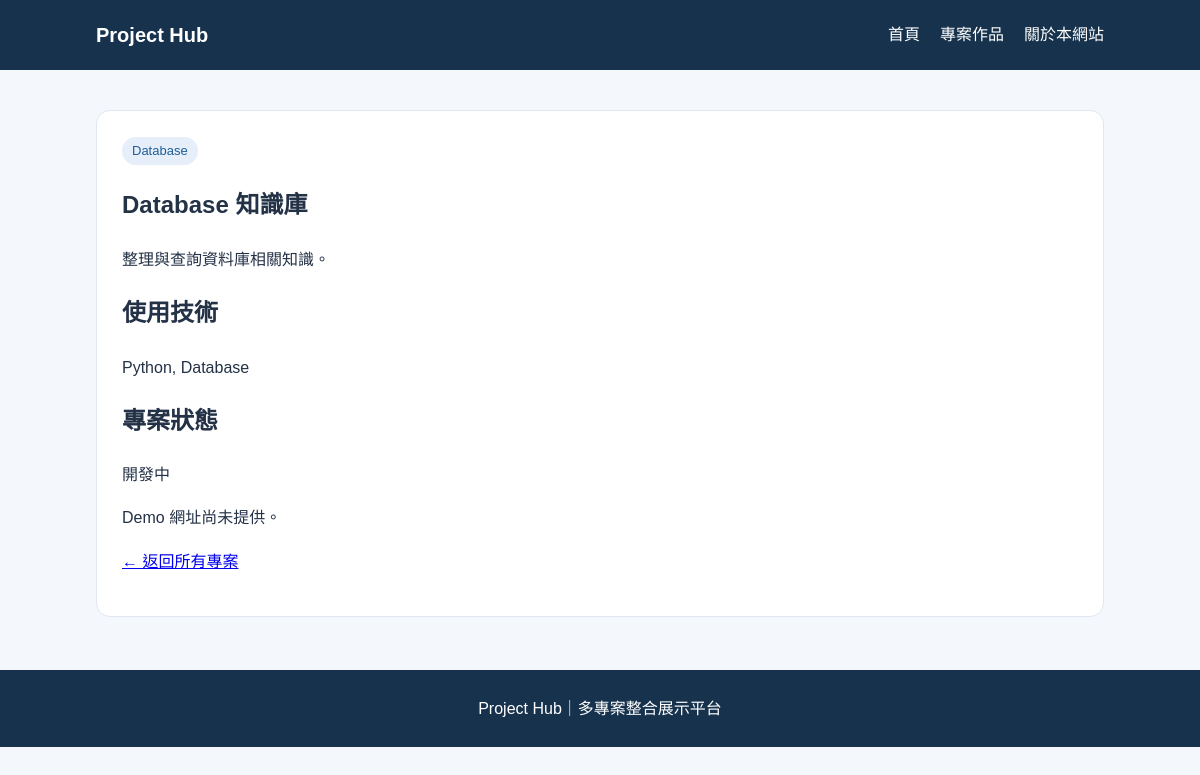
Page /project/2 on the earlier database version.
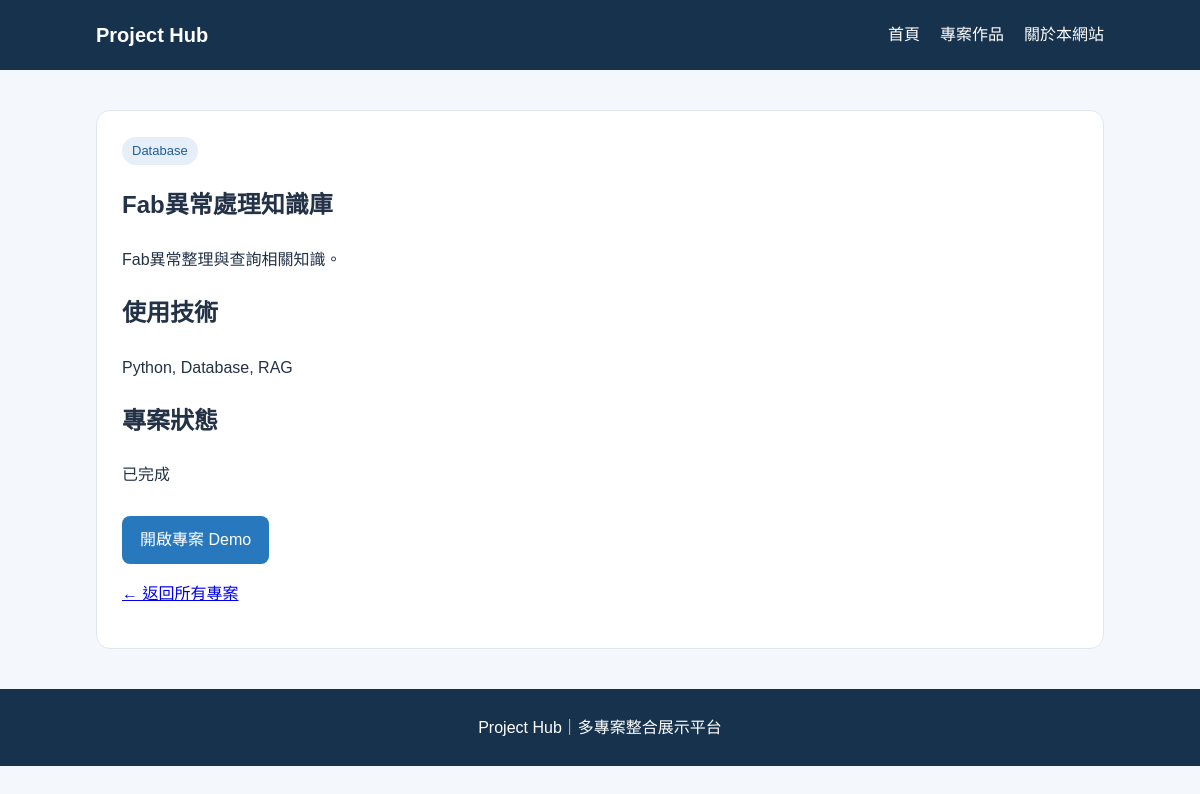
Same page on the later database version.
### tables this page shows
CREATE TABLE projects (
    id INTEGER PRIMARY KEY AUTOINCREMENT,
    title TEXT NOT NULL,
    category TEXT NOT NULL,
    description TEXT NOT NULL,
    tech_stack TEXT,
    demo_url TEXT,
    github_url TEXT,
    image_url TEXT,
    status TEXT DEFAULT '開發中',
    featured INTEGER DEFAULT 0
);

### app.py (the view)
@app.route("/project/<int:project_id>")
def project_detail(project_id):
    conn = get_db_connection()
    project = conn.execute(
        "SELECT * FROM projects WHERE id = ?",
        (project_id,)
    ).fetchone()
    conn.close()
    if project is None:
        return "找不到這個專案", 404
    return render_template(
        "project_detail.html",
        project=project
    )

### app.py (called while the page is built)
def get_db_connection():
    conn = sqlite3.connect("database.db")
    conn.row_factory = sqlite3.Row
    return conn

### templates/project_detail.html (shortened to what this page needs)
{% extends "base.html" %}
{% block content %}
<section class="detail-card">
    <span class="category">
        {{ project["category"] }}
    </span>
    <h1>{{ project["title"] }}</h1>
    <p>{{ project["description"] }}</p>
    <h2>使用技術</h2>
    <p>{{ project["tech_stack"] or "尚未提供" }}</p>
    <h2>專案狀態</h2>
    <p>{{ project["status"] }}</p>
    {% set has_two = project["demo_url"] and project["demo_url_2"] %}
    {% if project["demo_url"] %}
    <a class="button"
       href="{{ project['demo_url'] }}"
       target="_blank"
       rel="noopener noreferrer">
        {{ "餐廳網站 Demo" if has_two else "開啟專案 Demo" }}
    </a>
    {% endif %}
    {% if not project["demo_url"] and not project["demo_url_2"] %}
    <p>Demo 網址尚未提供。</p>
    {% endif %}
    <p>
        <a href="{{ url_for('project_list') }}">
            ← 返回所有專案
        </a>
    </p>
</section>
{% endblock %}

Differences in the rows shown:
changed projects "Database": title "Database 知識庫" → "Fab異常處理知識庫"; description "整理與查詢資料庫相關知識。" → "Fab異常整理與查詢相關知識。"; tech_stack "Python, Database" → "Python, Database, RAG"; status "開發中" → "已完成"
Other differences:
{{ "餐廳網站 Demo" if has_two else "開啟專案 Demo" }}: (not shown) → "開啟專案 Demo"
text no longer shown: "Demo 網址尚未提供。"
